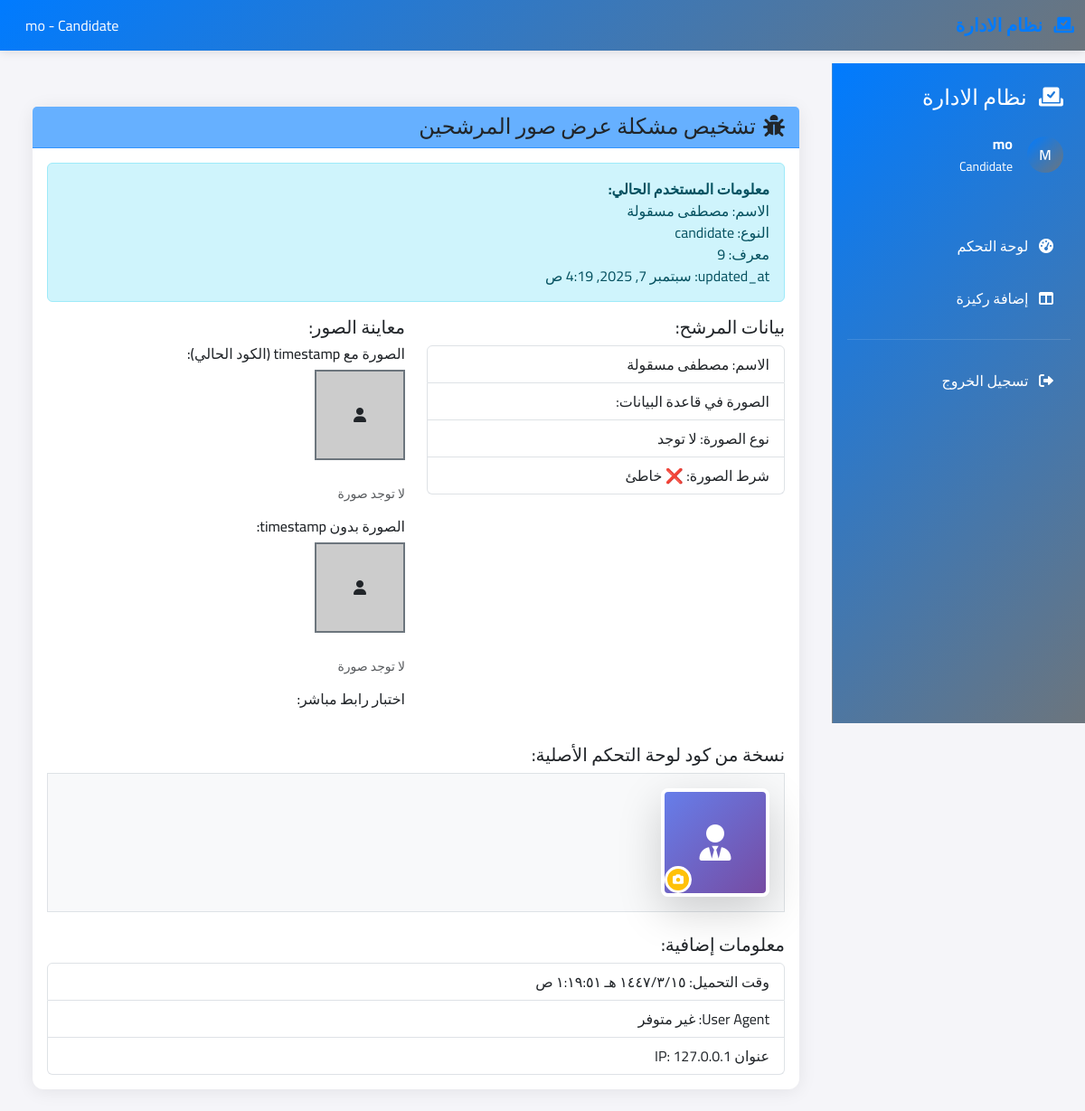
The page /debug-images/ (signed in) on the database as committed earlier.
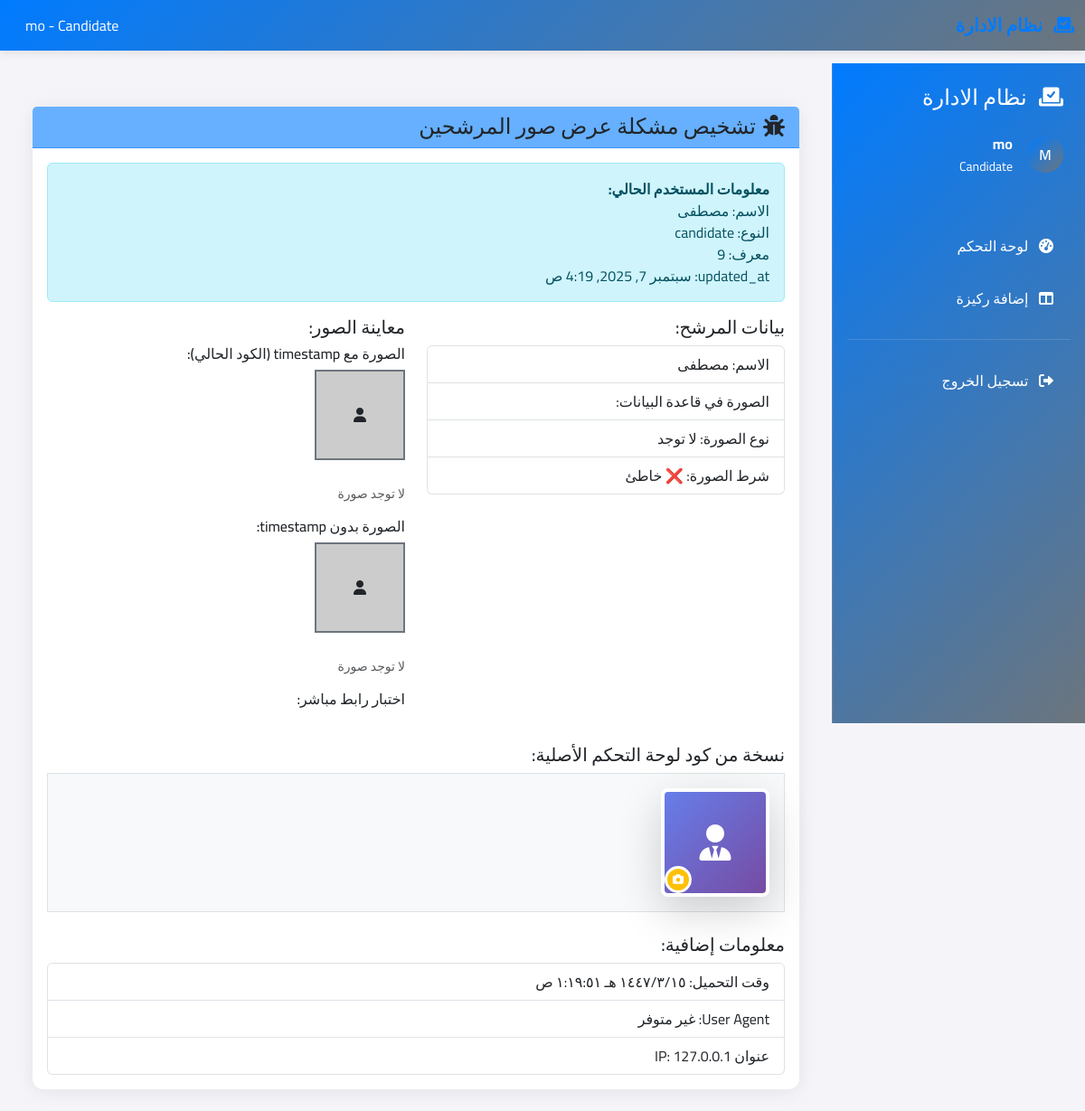
The same page on the database as committed later.
### elections/models.py (models this page shows, shortened)
class CustomUser(AbstractUser):
    USER_TYPES = (
        ('admin', 'إدارة'),
        ('entity', 'كيان'),
        ('candidate', 'مرشح'),
        ('pillar', 'ركيزة'),
    )
    user_type = models.CharField(max_length=20, choices=USER_TYPES, default='pillar')
    full_name = models.CharField(max_length=200, verbose_name='الاسم الكامل')
    phone_number = models.CharField(max_length=15, verbose_name='رقم الهاتف', blank=True)
    created_at = models.DateTimeField(default=timezone.now, verbose_name='تاريخ الإنشاء')
    updated_at = models.DateTimeField(auto_now=True, verbose_name='تاريخ التحديث')
    class Meta:
        verbose_name = 'مستخدم'
        verbose_name_plural = 'المستخدمون'

class Candidate(models.Model):
    user = models.OneToOneField(CustomUser, on_delete=models.CASCADE, related_name='candidate_profile')
    entity = models.ForeignKey(Entity, on_delete=models.CASCADE, related_name='candidates', verbose_name='الكيان')
    profile_image = models.ImageField(upload_to='candidate_images/', verbose_name='الصورة الشخصية', blank=True)
    class Meta:
        verbose_name = 'مرشح'
        verbose_name_plural = 'المرشحون'

### elections/views.py (the view)
# urls.py: path('debug-images/', views.debug_images, name='debug_images'),
@login_required
def debug_images(request):
    context = {
        'page_title': 'تشخيص مشكلة الصور'
    }
    return render(request, 'elections/debug_images.html', context)

### elections/context_processors.py (called while the page is built)
def appearance_settings(request):
    settings = AppearanceSettings.get_active_settings()
    if settings:
        return {
            'appearance_settings': {
                'primary_color': settings.primary_color,
                'secondary_color': settings.secondary_color,
                'button_text_color': settings.button_text_color,
                'card_title_color': settings.card_title_color,
            }
        }
    else:
        return {
            'appearance_settings': {
                'primary_color': '#007bff',
                'secondary_color': '#6c757d',
                'button_text_color': '#ffffff',
                'card_title_color': '#212529',
            }
        }

### elections/models.py (called while the page is built)
    @classmethod
    def get_active_settings(cls):
        return cls.objects.filter(is_active=True).first()

### elections/templates/elections/debug_images.html (shortened to what the changed rows need)
{% extends 'elections/base.html' %}
{% block content %}
<div class="container mt-4">
    <div class="row">
        <div class="col-12">
            <div class="card">
                <div class="card-header bg-warning text-dark">
                    <h4 class="mb-0"><i class="fas fa-bug me-2"></i>تشخيص مشكلة عرض صور المرشحين</h4>
                </div>
                <div class="card-body">
                    <div class="alert alert-info">
                        <strong>معلومات المستخدم الحالي:</strong><br>
                        الاسم: {{ request.user.full_name }}<br>
                        النوع: {{ request.user.user_type }}<br>
                        معرف: {{ request.user.id }}<br>
                        updated_at: {{ request.user.updated_at }}
                    </div>
                    {% if request.user.user_type == 'candidate' %}
                        {% with candidate=request.user.candidate_profile %}
                        <div class="row">
                            <div class="col-md-6">
                                <h5>بيانات المرشح:</h5>
                                <ul class="list-group">
                                    <li class="list-group-item">الاسم: {{ candidate.user.full_name }}</li>
                                    <li class="list-group-item">الصورة في قاعدة البيانات: {{ candidate.profile_image }}</li>
                                    <li class="list-group-item">نوع الصورة: {{ candidate.profile_image|default:'لا توجد' }}</li>
                                    <li class="list-group-item">شرط الصورة: {% if candidate.profile_image %}✅ صحيح{% else %}❌ خاطئ{% endif %}</li>
                                </ul>
                            </div>
                            <div class="col-md-6">
                                <h5>معاينة الصور:</h5>
                                <div class="mb-3">
                                    <h6>الصورة مع timestamp (الكود الحالي):</h6>
                                    {% if candidate.profile_image %}
                                        <img src="{{ candidate.profile_image.url }}?t={{ candidate.user.updated_at|date:'U' }}"
                                             alt="{{ candidate.user.full_name }}"
                                             style="width: 100px; height: 100px; object-fit: cover; border: 2px solid #007bff;"
                                             onerror="this.style.border='2px solid red'; this.alt='خطأ في تحميل الصورة';">
                                        <br><small class="text-muted">{{ candidate.profile_image.url }}?t={{ candidate.user.updated_at|date:'U' }}</small>
                                    {% else %}
                                        <div style="width: 100px; height: 100px; background: #ccc; display: flex; align-items: center; justify-content: center; border: 2px solid #6c757d;">
                                            <i class="fas fa-user"></i>
                                        </div>
                                        <br><small class="text-muted">لا توجد صورة</small>
                                    {% endif %}
                                </div>
                                <div class="mb-3">
                                    <h6>الصورة بدون timestamp:</h6>
                                    {% if candidate.profile_image %}
                                        <img src="{{ candidate.profile_image.url }}"
                                             alt="{{ candidate.user.full_name }}"
                                             style="width: 100px; height: 100px; object-fit: cover; border: 2px solid #28a745;"
                                             onerror="this.style.border='2px solid red'; this.alt='خطأ في تحميل الصورة';">
                                        <br><small class="text-muted">{{ candidate.profile_image.url }}</small>
                                    {% else %}
                                        <div style="width: 100px; height: 100px; background: #ccc; display: flex; align-items: center; justify-content: center; border: 2px solid #6c757d;">
                                            <i class="fas fa-user"></i>
                                        </div>
                                        <br><small class="text-muted">لا توجد صورة</small>
                                    {% endif %}
                                </div>
                                <div class="mb-3">
                                    <h6>اختبار رابط مباشر:</h6>
                                </div>
                            </div>
                        </div>
                        <div class="mt-4">
                            <h5>نسخة من كود لوحة التحكم الأصلية:</h5>
                            <div class="border p-3 bg-light">
                                {% if candidate.profile_image %}
                                    <div class="candidate-image-wrapper position-relative d-inline-block">
                                        <img src="{{ candidate.profile_image.url }}?t={{ candidate.user.updated_at|date:'U' }}" alt="{{ candidate.user.full_name }}"
                                             class="candidate-profile-image rounded-3 shadow-lg"
                                             style="width: 120px; height: 120px; object-fit: cover; border: 4px solid #fff; transition: all 0.3s ease;">
                                        <div class="candidate-badge position-absolute bottom-0 end-0 bg-success rounded-circle d-flex align-items-center justify-content-center"
                                             style="width: 30px; height: 30px; border: 3px solid #fff;">
                                            <i class="fas fa-check text-white" style="font-size: 12px;"></i>
                                        </div>
                                    </div>
                                {% else %}
                                    <div class="candidate-default-image position-relative d-flex align-items-center justify-content-center rounded-3 shadow-lg"
                                         style="width: 120px; height: 120px; background: linear-gradient(135deg, #667eea 0%, #764ba2 100%); border: 4px solid #fff;">
                                        <i class="fas fa-user-tie text-white" style="font-size: 40px;"></i>
                                        <div class="candidate-badge position-absolute bottom-0 end-0 bg-warning rounded-circle d-flex align-items-center justify-content-center"
                                             style="width: 30px; height: 30px; border: 3px solid #fff;">
                                            <i class="fas fa-camera text-white" style="font-size: 12px;"></i>
                                        </div>
                                    </div>
                                {% endif %}
                            </div>
                        </div>
                        {% endwith %}
                    {% else %}
                        <div class="alert alert-warning">
                            هذه الصفحة مخصصة للمرشحين فقط. يرجى تسجيل الدخول كمرشح لرؤية التشخيص.
                        </div>
                    {% endif %}
                    <div class="mt-4">
                        <h5>معلومات إضافية:</h5>
                        <ul class="list-group">
                            <li class="list-group-item">وقت التحميل: <span id="loadTime"></span></li>
                            <li class="list-group-item">User Agent: {{ request.META.HTTP_USER_AGENT|default:'غير متوفر' }}</li>
                            <li class="list-group-item">عنوان IP: {{ request.META.REMOTE_ADDR|default:'غير متوفر' }}</li>
                        </ul>
                    </div>
                </div>
            </div>
        </div>
    </div>
</div>
{% endblock %}

### elections/templates/elections/base.html (shortened to what this page needs)
<!DOCTYPE html>
<html lang="ar" dir="rtl">
<head>
    <link href="https://cdn.jsdelivr.net/npm/bootstrap@5.3.0/dist/css/bootstrap.rtl.min.css" rel="stylesheet">
    <link href="https://cdnjs.cloudflare.com/ajax/libs/font-awesome/6.0.0/css/all.min.css" rel="stylesheet">
    {% load static %}
    <link href="{% static 'elections/css/dynamic-theme.css' %}" rel="stylesheet">
</head>
<body>
    {% if user.is_authenticated %}
    <nav class="navbar navbar-expand-lg top-navbar fixed-top">
        <div class="container-fluid">
            <a class="navbar-brand text-white" href="#">
                <i class="fas fa-vote-yea me-2"></i>
            </a>
            <div class="d-flex align-items-center">
                 <span class="text-white me-3 d-none d-sm-inline">
                     {{ user.get_full_name|default:user.username }} - {{ user.user_type|capfirst }}
                 </span>
             </div>
        </div>
    </nav>
    <div class="sidebar d-lg-block" id="sidebar">
        <div class="p-4">
            <h4 class="mb-4 d-none d-lg-block" style="color: var(--button-text-color, white);">
                <i class="fas fa-vote-yea me-2"></i>
                نظام الادارة
            </h4>
            <div class="user-info mb-4">
                 <div class="d-flex align-items-center">
                     <div class="user-avatar me-3">
                         {{ user.get_full_name|default:user.username|first|upper }}
                     </div>
                     <div>
                         <div class="fw-bold" style="color: var(--button-text-color, white);">{{ user.get_full_name|default:user.username }}</div>
                         <small style="color: var(--button-text-color, rgba(255,255,255,0.7));">{{ user.user_type|capfirst }}</small>
                     </div>
                 </div>
             </div>
        </div>
        <nav class="nav flex-column">
             {% if user.user_type == 'entity' %}
                 <a class="nav-link" href="{% url 'elections:entity_dashboard' %}">
                     <i class="fas fa-tachometer-alt me-2"></i> لوحة التحكم
                 </a>
                 <a class="nav-link" href="{% url 'elections:add_candidate' %}">
                     <i class="fas fa-user-tie me-2"></i> إضافة مرشح
                 </a>
                 <a class="nav-link" href="{% url 'elections:add_voters_to_entity' %}">
                     <i class="fas fa-user-plus me-2"></i> إضافة ناخبين
                 </a>
             {% elif user.user_type == 'candidate' %}
                 <a class="nav-link" href="{% url 'elections:candidate_dashboard' %}">
                     <i class="fas fa-tachometer-alt me-2"></i> لوحة التحكم
                 </a>
                 <a class="nav-link" href="{% url 'elections:add_pillar' %}">
                     <i class="fas fa-columns me-2"></i> إضافة ركيزة
                 </a>
             {% endif %}
             <hr class="text-white-50 mx-3">
             <a class="nav-link" href="{% url 'elections:logout' %}">
                 <i class="fas fa-sign-out-alt me-2"></i> تسجيل الخروج
             </a>
         </nav>
    </div>
    <div class="main-content">
        <div class="container-fluid p-4">
            {% block content %}{% endblock %}
        </div>
    </div>
    {% else %}
        {% block login_content %}{% endblock %}
    {% endif %}
</body>
</html>

Rows that differ between the two databases and show on the page:
changed CustomUser "mo": user.full_name "مصطفى مسقولة" → "مصطفى"
changed through a linked row, Candidate "لا توجد": user.full_name "مصطفى مسقولة" → "مصطفى"
